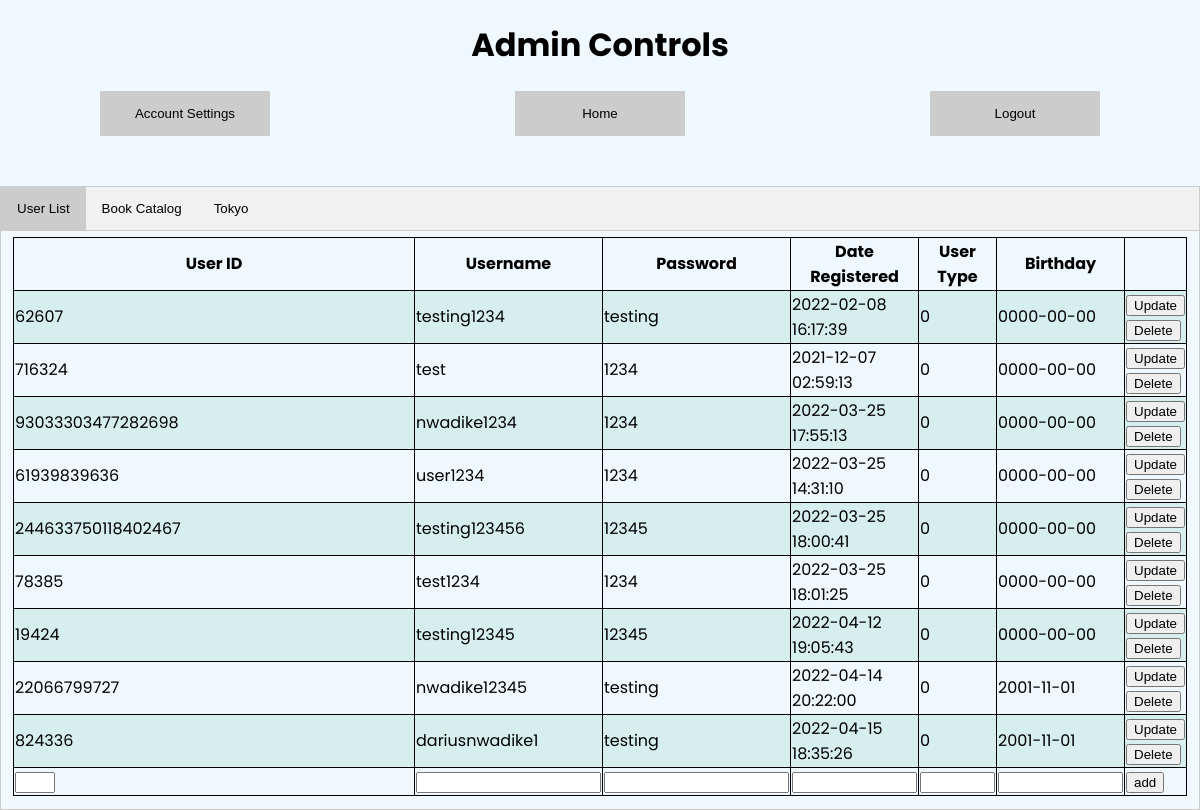
The app's page /admin.php (signed in), older data.
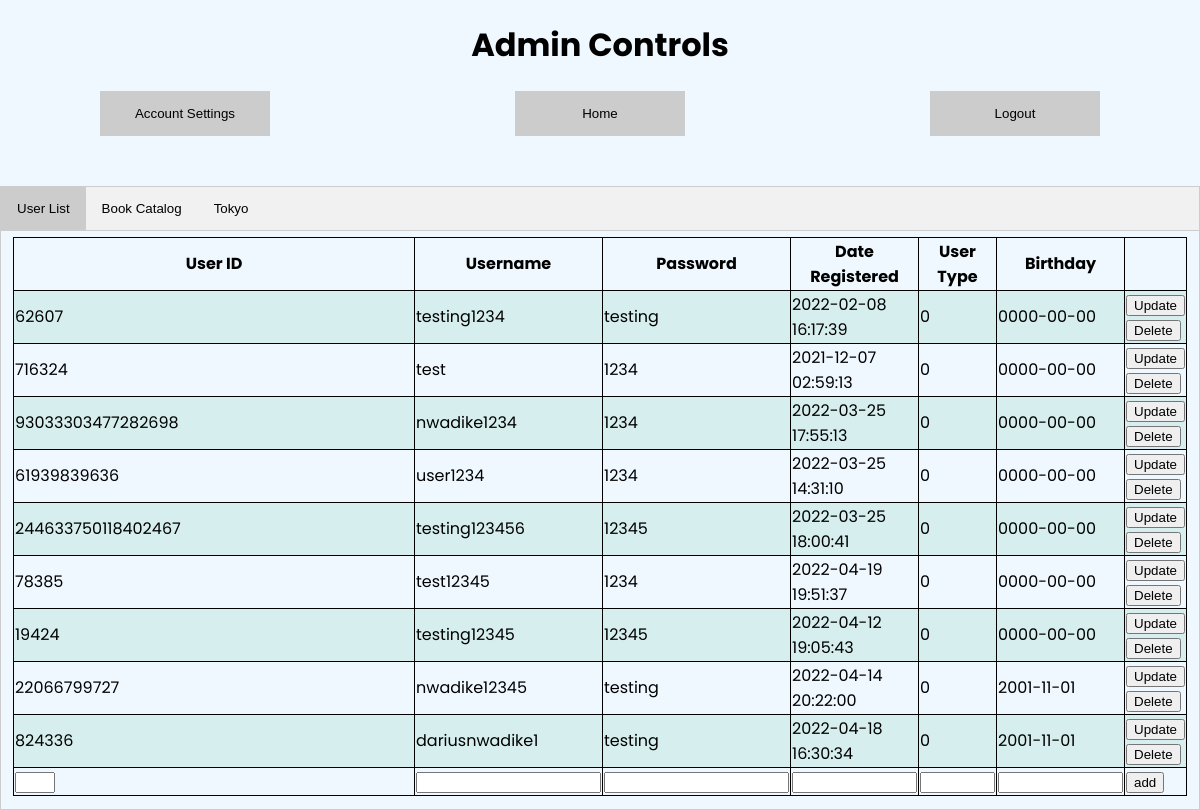
The same page, newer data.
### tables this page shows
CREATE TABLE `users` (
  `id` bigint(20) NOT NULL,
  `user_id` bigint(20) NOT NULL,
  `firstName` text NOT NULL,
  `lastName` text NOT NULL,
  `email` text NOT NULL,
  `address` text NOT NULL,
  `city` text NOT NULL,
  `state` text NOT NULL,
  `zipCode` text NOT NULL,
  `user_name` varchar(100) NOT NULL,
  `password` varchar(100) NOT NULL,
  `birthday` date NOT NULL,
  `date` timestamp NOT NULL DEFAULT current_timestamp() ON UPDATE current_timestamp(),
  `user_type` int(11) NOT NULL
);

### admin.php (the view, shortened to what this page needs)
<?php
	include("connection.php");
    $queryUsers = 'SELECT * FROM users WHERE user_type = 0';
    $users = mysqli_query($con, $queryUsers);
?>
<!doctype HTML>
<html lang="english">
    <head>
        <link rel="stylesheet" href="css/account.css">
        <center><h1>Admin Controls</h1></center>
    </head>
    <body>
        <div class="admin-nav">
                <div>
                    <button class="admin-nav-button"><a style="color: black;" href="account.php">Account Settings</a></button>
                </div>
                <div>
                    <button class="admin-nav-button"><a style="color: black;" href="home.php">Home</a></button>
                </div>
                <div>
                    <button class="admin-nav-button"><a style="color: black;" href="logout.php">Logout</a></button>
                </div>
        </div>
        <center>
            <div class="tab">
                <button class="tablinks" id="defaultOpen" onclick="openCity(event, 'London')">User List</button>
                <button class="tablinks" onclick="openCity(event, 'Paris')">Book Catalog</button>
                <button class="tablinks" onclick="openCity(event, 'Tokyo')">Tokyo</button>
            </div>
            <div id="London" class="tabcontent">
            <div style="display:inline-block">
		<center>
			<table class="admin-user-table">
				<tr>
					<th>User ID</th>
					<th>Username</th>
					<th>Password</th>
					<th>Date Registered</th>
					<th>User Type</th>
					<th>Birthday</th>
				</tr>
				<?php foreach ($users as $user) : ?>
				<tr>
					<td id="id<?php echo $user['user_id']?>" class="block">
						<?php echo $user['user_id']?>
					</td>
					<td id="title<?php echo $user['user_id']?>" class="data">
						<?php echo $user['user_name'] ?>
					</td>
					<td id="author<?php echo $user['user_id']?>" class="data"><?php echo $user['password'] ?>
					</td>
					<td id="genre<?php echo $user['user_id']?>" class="data"><?php echo $user['date'] ?>
					</td>
					<td id="stock<?php echo $user['user_id']?>" class="data"><?php echo $user['user_type'] ?>
					</td>
					<td id="isbn<?php echo $user['user_id']?>" class="data"><?php echo $user['birthday'] ?>
					</td>
					<td id="buttons<?php echo $user['user_id']?>" class="data">
						<button id="save<?php echo $user['user_id']?>"
							onclick="location.href='updateUser.php?id=<?php echo $user['user_id'] ?>'">Update </button> <button
							id="delete<?php echo $user['user_id']?>">Delete</button>
					</td>
				</tr>
				<?php endforeach?>
				<tr>
					<td><input type="text" style="width:40px"></td>
					<td><input type="text"></td>
					<td><input type="text"></td>
					<td><input type="text" style="width:125px"></td>
					<td><input type="text" style="width:75px"></td>
					<td><input type="text" style="width:125px"></td>
					<td><button>add</button></td>
				</tr>
			</table>
		</center>
	</div>
            </div>
        </center>
    </body>
</html>

Row changes from the older to the newer data that the page shows:
changed users: user_name "test1234" → "test12345"; date "2022-03-25 18:01:25" → "2022-04-19 19:51:37"
changed users "dariusnwadike1": date "2022-04-15 18:35:26" → "2022-04-18 16:30:34"
